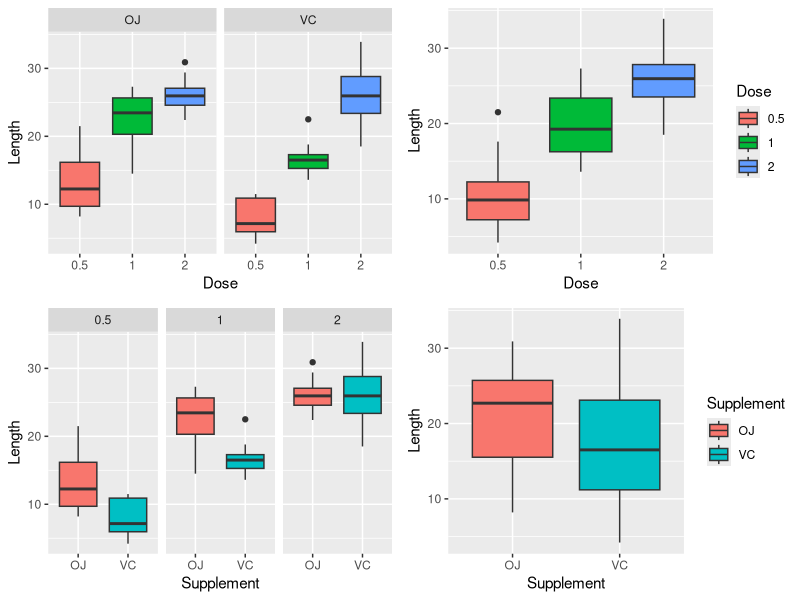

Recreate this plot in R.
## clear environment variable
rm(list=ls(all=TRUE))

# load necessary library
library(datasets)
library(ggplot2)
library(gridExtra)
library(GGally)
library(data.table)

# The dataset concern the Effect of Vitamin C on Tooth Growth in Guinea Pigs
data(ToothGrowth)
toothGrowth <- data.table(ToothGrowth) 
setnames(toothGrowth, c('len','supp','dose'),c('Length','Supplement','Dose'))
toothGrowth$Dose <- as.factor(toothGrowth$Dose) # convert to factor

# Basic Summary of the data
str(toothGrowth)
summary(toothGrowth)
head(toothGrowth)

# Contingency table
table(toothGrowth$Supplement, toothGrowth$Dose)

# Dose comparison
p1 <- ggplot(data=toothGrowth, aes(x=Dose,y=Length,fill=Dose)) +
  geom_boxplot() + 
  theme(legend.position="none") + 
  facet_grid(.~Supplement)

p2 <- ggplot(data=toothGrowth, aes(x=Supplement,y=Length,fill=Supplement)) +
  geom_boxplot() + 
  theme(legend.position="none") + 
  facet_grid(.~Dose) 

# Supplements comparison
p3 <- ggplot(data=toothGrowth, aes(x=Supplement,y=Length,fill=Supplement)) +
  geom_boxplot()

p4 <- ggplot(data=toothGrowth, aes(x=Dose,y=Length,fill=Dose)) +
  geom_boxplot()

grid.arrange(p1, p4, p2, p3, ncol = 2, nrow=2)

# Confidence intervals and/or hypothesis tests to compare tooth growth by Supplement and Dose.
dataVC <- toothGrowth[toothGrowth$Supplement=='VC',]
dataOJ <- toothGrowth[toothGrowth$Supplement=='OJ',]
lengthComparison <- (dataOJ$Length - dataVC$Length)
comp_data <- data.frame(lengthComparison, dataOJ$Dose)
names(comp_data) <- c("lengthComparison", "Dose")

# Dose : 0.5 mg
n <- subset(comp_data, Dose == 0.5)$lengthComparison
t.test(n)$conf

# Dose : 1 mg
n <- subset(comp_data, Dose == 1)$lengthComparison
t.test(n)$conf

# Dose : 2 mg
n <- subset(comp_data, Dose == 2)$lengthComparison
t.test(n)$conf

# Analysis of Variance (ANOVA)
anova.out <- aov(Length ~ Supplement * Dose, data=toothGrowth)
summary(anova.out)

# Table means (Supplement x Dose)
print(model.tables(anova.out,"means"),digits=3)
